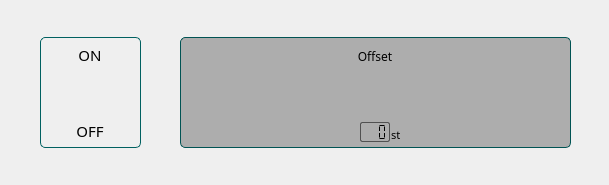
<?xml version="1.0" encoding="UTF-8"?>
<ui version="4.0">
 <class>PitchTab</class>
 <widget class="QWidget" name="PitchTab">
  <property name="geometry">
   <rect>
    <x>0</x>
    <y>0</y>
    <width>609</width>
    <height>185</height>
   </rect>
  </property>
  <property name="font">
   <font>
    <family>Cascadia Code</family>
   </font>
  </property>
  <property name="windowTitle">
   <string>Form</string>
  </property>
  <widget class="QGroupBox" name="toggleBox">
   <property name="geometry">
    <rect>
     <x>40</x>
     <y>37</y>
     <width>101</width>
     <height>111</height>
    </rect>
   </property>
   <property name="font">
    <font>
     <family>Cascadia Code</family>
    </font>
   </property>
   <property name="styleSheet">
    <string notr="true">QGroupBox {
	border: 1px solid #006060;
	border-radius: 5px;
}
</string>
   </property>
   <property name="title">
    <string/>
   </property>
   <widget class="QLabel" name="label">
    <property name="geometry">
     <rect>
      <x>20</x>
      <y>8</y>
      <width>60</width>
      <height>20</height>
     </rect>
    </property>
    <property name="font">
     <font>
      <family>Cascadia Code</family>
      <pointsize>11</pointsize>
     </font>
    </property>
    <property name="text">
     <string>ON</string>
    </property>
    <property name="alignment">
     <set>Qt::AlignCenter</set>
    </property>
   </widget>
   <widget class="QLabel" name="label_2">
    <property name="geometry">
     <rect>
      <x>20</x>
      <y>84</y>
      <width>60</width>
      <height>20</height>
     </rect>
    </property>
    <property name="font">
     <font>
      <family>Cascadia Code</family>
      <pointsize>11</pointsize>
     </font>
    </property>
    <property name="text">
     <string>OFF</string>
    </property>
    <property name="alignment">
     <set>Qt::AlignCenter</set>
    </property>
   </widget>
   <widget class="QCheckBox" name="toggle">
    <property name="geometry">
     <rect>
      <x>20</x>
      <y>26</y>
      <width>60</width>
      <height>60</height>
     </rect>
    </property>
    <property name="styleSheet">
     <string notr="true">QCheckBox::indicator {width: 60px; height: 60px; border: 0px;}
QCheckBox::indicator:checked {image: url(:/icons/toggleOn.png);}
QCheckBox::indicator:unchecked {image: url(:/icons/toggleOff.png);}</string>
    </property>
    <property name="text">
     <string/>
    </property>
    <property name="checked">
     <bool>false</bool>
    </property>
   </widget>
  </widget>
  <widget class="QGroupBox" name="settings">
   <property name="geometry">
    <rect>
     <x>180</x>
     <y>37</y>
     <width>391</width>
     <height>111</height>
    </rect>
   </property>
   <property name="styleSheet">
    <string notr="true">QGroupBox {
	border: 1px solid #006060;
	border-radius: 5px;
}</string>
   </property>
   <property name="title">
    <string/>
   </property>
   <widget class="QWidget" name="overlay" native="true">
    <property name="geometry">
     <rect>
      <x>0</x>
      <y>0</y>
      <width>391</width>
      <height>111</height>
     </rect>
    </property>
    <property name="styleSheet">
     <string notr="true">border: 1px solid transparent;
border-radius: 5px;
background: rgba(0, 0, 0, 70); </string>
    </property>
   </widget>
   <widget class="QGroupBox" name="offset">
    <property name="geometry">
     <rect>
      <x>165</x>
      <y>1</y>
      <width>60</width>
      <height>109</height>
     </rect>
    </property>
    <property name="styleSheet">
     <string notr="true">border: 0px;
border-radius: 0px;</string>
    </property>
    <property name="title">
     <string/>
    </property>
    <widget class="QWidget" name="offsetDial" native="true">
     <property name="geometry">
      <rect>
       <x>7</x>
       <y>31</y>
       <width>46</width>
       <height>46</height>
      </rect>
     </property>
     <property name="styleSheet">
      <string notr="true">background: transparent;</string>
     </property>
    </widget>
    <widget class="QLabel" name="label_3">
     <property name="geometry">
      <rect>
       <x>0</x>
       <y>8</y>
       <width>60</width>
       <height>20</height>
      </rect>
     </property>
     <property name="font">
      <font>
       <family>Cascadia Code</family>
      </font>
     </property>
     <property name="text">
      <string>Offset</string>
     </property>
     <property name="alignment">
      <set>Qt::AlignCenter</set>
     </property>
    </widget>
    <widget class="QLCDNumber" name="lcdNumber">
     <property name="geometry">
      <rect>
       <x>15</x>
       <y>84</y>
       <width>30</width>
       <height>20</height>
      </rect>
     </property>
     <property name="styleSheet">
      <string notr="true">border: 1px solid #707070;
border-radius: 2px;</string>
     </property>
     <property name="digitCount">
      <number>3</number>
     </property>
     <property name="segmentStyle">
      <enum>QLCDNumber::Flat</enum>
     </property>
     <property name="value" stdset="0">
      <double>0.000000000000000</double>
     </property>
    </widget>
    <widget class="QLabel" name="label_4">
     <property name="geometry">
      <rect>
       <x>46</x>
       <y>87</y>
       <width>12</width>
       <height>20</height>
      </rect>
     </property>
     <property name="font">
      <font>
       <family>Cascadia Code</family>
       <pointsize>8</pointsize>
      </font>
     </property>
     <property name="text">
      <string>st</string>
     </property>
    </widget>
   </widget>
   <zorder>offset</zorder>
   <zorder>overlay</zorder>
  </widget>
 </widget>
 <resources/>
 <connections/>
</ui>
